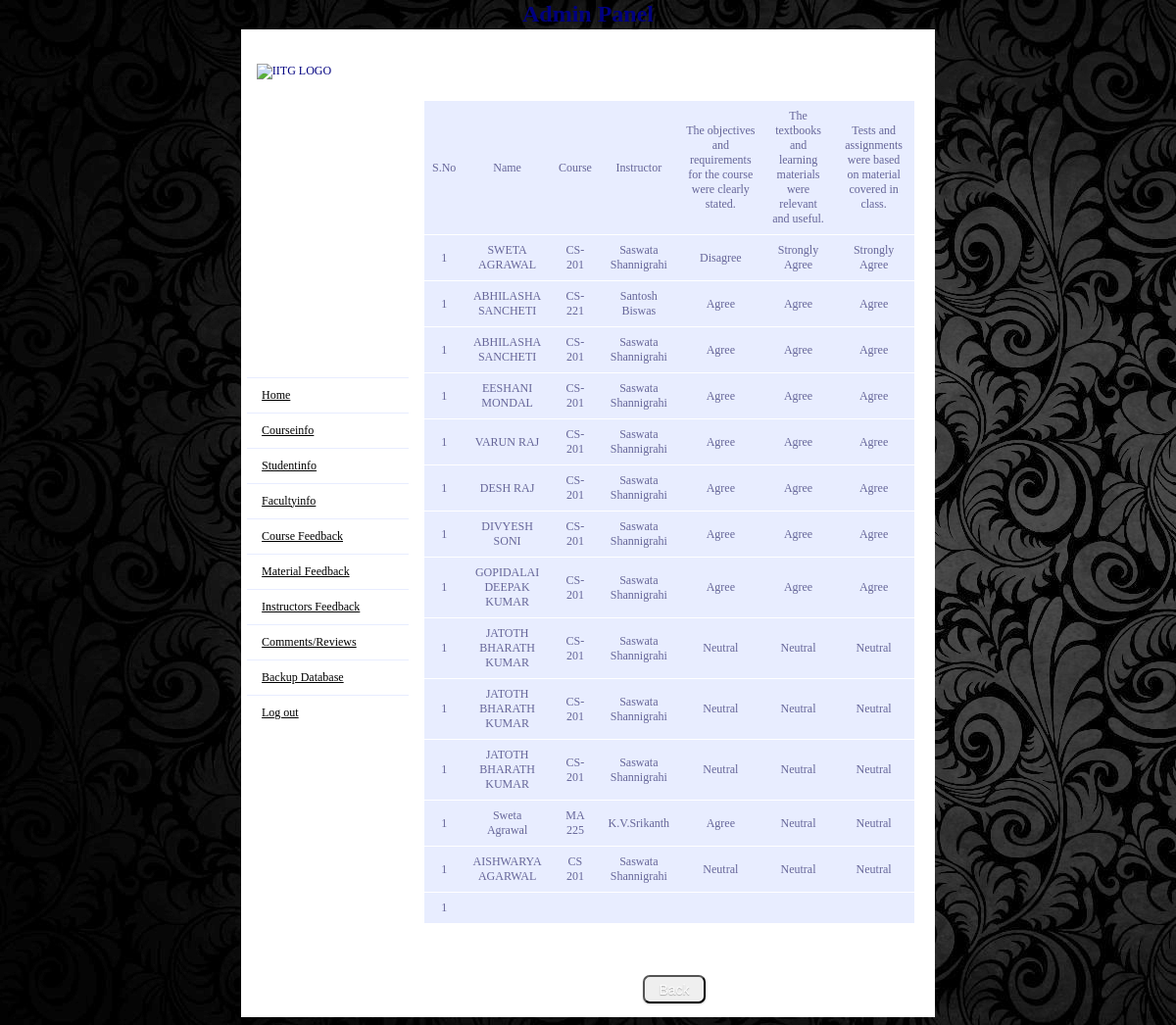
Page /admin/feedbackinfo1.php on the committed database.
### tables this page shows
CREATE TABLE IF NOT EXISTS `formval` (
  `id` int(11) NOT NULL AUTO_INCREMENT,
  `Name` varchar(40) NOT NULL,
  `course` varchar(40) NOT NULL,
  `instructor` varchar(40) NOT NULL,
  `q1` varchar(20) NOT NULL,
  `q2` varchar(20) NOT NULL,
  `q3` varchar(20) NOT NULL,
  `q4` varchar(20) NOT NULL,
  `q5` varchar(20) NOT NULL,
  `q6` varchar(20) NOT NULL,
  `q7` varchar(20) NOT NULL,
  `q8` varchar(20) NOT NULL,
  `q9` varchar(20) NOT NULL,
  `q10` varchar(20) NOT NULL,
  `q11` varchar(20) NOT NULL,
  `q12` varchar(20) NOT NULL,
  `q13` varchar(20) NOT NULL,
  `q14` varchar(20) NOT NULL,
  `q15` varchar(1000) NOT NULL,
  `status` varchar(15) NOT NULL DEFAULT 'NOT DONE',
  PRIMARY KEY (`id`)
);

### admin/feedbackinfo1.php (the view, shortened to what this page needs)
<!DOCTYPE html PUBLIC "-//W3C//DTD XHTML 1.0 Transitional//EN" "http://www.w3.org/TR/xhtml1/DTD/xhtml1-transitional.dtd">
<html xmlns="http://www.w3.org/1999/xhtml">
<head>
<link rel="stylesheet" type="text/css" href="style1.css" />
</head>
<body>
<table width="57%" align="center"  border="0" cellpadding="0" cellspacing="1" >
<tr>
<td height="60" colspan="2" align="center">
<img src="logo-iitg.gif" alt="IITG LOGO" style="margin-left:-600px;" ><p align="center" style="margin-top:-80px; margin-bottom:50px;"><b><font size="5">Admin Panel</font></b></p>
</td>
</tr>
<tr>
<td width="17%" >
<?php include('left_side.php');?>
</td>
<td width="83%" align="center" valign="top" bgcolor="#FFFFFF">
<table id="rounded-corner" border="0" align="center" cellpadding="0" cellspacing="0" >
<?php
		$group_by=mysql_query("SELECT distinct(id) FROM formval");
		 echo '<tr>';
				   echo "<td align=center>"."S.No"."</td>";
				   echo "<td align=center>"."Name"."</td>";
				   echo "<td align=center>"."Course"."</td>";
				   echo "<td align=center>"."Instructor"."</td>";
				   echo "<td align=center>"."The objectives and requirements for the course were clearly stated."."</td>";
				   echo "<td align=center>"."The textbooks and learning materials were relevant and useful."."</td>";
				   echo "<td align=center>"."Tests and assignments were based on material covered in class."."</td>";
				   echo '</tr>';
		while($group_b_id = mysql_fetch_array($group_by))
		{
			$result = mysql_query("SELECT * FROM formval where id='".$group_b_id['id']."' ORDER BY id");
			$i=1;
			if(mysql_num_rows($result)>0)
			{
				 while($myrow = mysql_fetch_array($result))
				 {
				   echo '<tr>';
				   echo "<td align=center>".$i."</td>";
				   $i++;
				   echo "<td align=center>".$myrow['Name']."</td>";
				   echo "<td align=center>".$myrow['course']."</td>";
				   echo "<td align=center>".$myrow['instructor']."</td>";
				   echo "<td align=center>".$myrow['q9']."</td>";
				   echo "<td align=center>".$myrow['q10']."</td>";
				   echo "<td align=center>".$myrow['q11']."</td>";
				  echo '</tr>';
				 }
			}
			else
			{
				echo '<tr><td colspan=4 align=center>No record found!</td></tr>';
			}
		}
?>
</table>
<table>
<tr><td><input type="button" name="Back" value="Back"  onclick="javascript: history.go(-1)" class=" button3 black" /></td></tr></table>
</td>
</tr>
</table>
</body>
</html>

### admin/style1.css (style rules this page uses)
body, table, tr, td { font-family:verdana; font-size:12px; background-color:#DBE8F9; //background-color: gray; color:navy; }
body { background-image: url('includes/background.jpg'); }
table { margin-top:30px; }
table, tr, td { background-color: #FFF; }
img { margin-left:-700px; margin-top:20px;height:100px; width: 100px; }
#rounded-corner { font-family: "Lucida Sans Unicode", "Lucida Grande", Sans-Serif; font-size: 12px; margin: 10px; margin-bottom: 20px; margin-right:20px; width: 500px; text-align: left; border-collapse: collapse; }
#rounded-corner td { padding: 8px; background: #e8edff; border-top: 1px solid #fff; color: #669; }
.button3 { margin-top:20px; //margin-left:100px; float:right; margin-bottom:10px; color:white; display: inline-block; outline: medium none; cursor: pointer; text-align: center; text-decoration: none; font: 14px/100% Arial,Helvetica,sans-serif; padding: 0.4em 1em; text-shadow: 0px 1px 1px rgba(0, 0, 0, 0.3); border-radius: 0.5em; box-shadow: 0px 1px 2px rgba(0, 0, 0, 0.2); }
.black { background: -moz-linear-gradient(center top , gray, gray) repeat scroll 0% 0% transparent }

### rows in the picture
formval: Name "SWETA AGRAWAL", course "CS-201", instructor "Saswata Shannigrahi", q9 "Disagree", q10 "Strongly Agree", q11 "Strongly Agree"
formval: Name "ABHILASHA SANCHETI", course "CS-221", instructor "Santosh Biswas", q9 "Agree", q10 "Agree", q11 "Agree"
formval: Name "ABHILASHA SANCHETI", course "CS-201", instructor "Saswata Shannigrahi", q9 "Agree", q10 "Agree", q11 "Agree"
formval: Name "EESHANI MONDAL", course "CS-201", instructor "Saswata Shannigrahi", q9 "Agree", q10 "Agree", q11 "Agree"
formval: Name "VARUN RAJ", course "CS-201", instructor "Saswata Shannigrahi", q9 "Agree", q10 "Agree", q11 "Agree"
formval: Name "DESH RAJ", course "CS-201", instructor "Saswata Shannigrahi", q9 "Agree", q10 "Agree", q11 "Agree"
formval: Name "DIVYESH SONI", course "CS-201", instructor "Saswata Shannigrahi", q9 "Agree", q10 "Agree", q11 "Agree"
formval: Name "GOPIDALAI DEEPAK KUMAR", course "CS-201", instructor "Saswata Shannigrahi", q9 "Agree", q10 "Agree", q11 "Agree"
formval: Name "JATOTH BHARATH KUMAR", course "CS-201", instructor "Saswata Shannigrahi", q9 "Neutral", q10 "Neutral", q11 "Neutral"
formval: Name "JATOTH BHARATH KUMAR", course "CS-201", instructor "Saswata Shannigrahi", q9 "Neutral", q10 "Neutral", q11 "Neutral"
formval: Name "JATOTH BHARATH KUMAR", course "CS-201", instructor "Saswata Shannigrahi", q9 "Neutral", q10 "Neutral", q11 "Neutral"
formval: Name "Sweta Agrawal", course "MA 225", instructor "K.V.Srikanth", q9 "Agree", q10 "Neutral", q11 "Neutral"
formval: Name "AISHWARYA AGARWAL", course "CS 201", instructor "Saswata Shannigrahi", q9 "Neutral", q10 "Neutral", q11 "Neutral"
